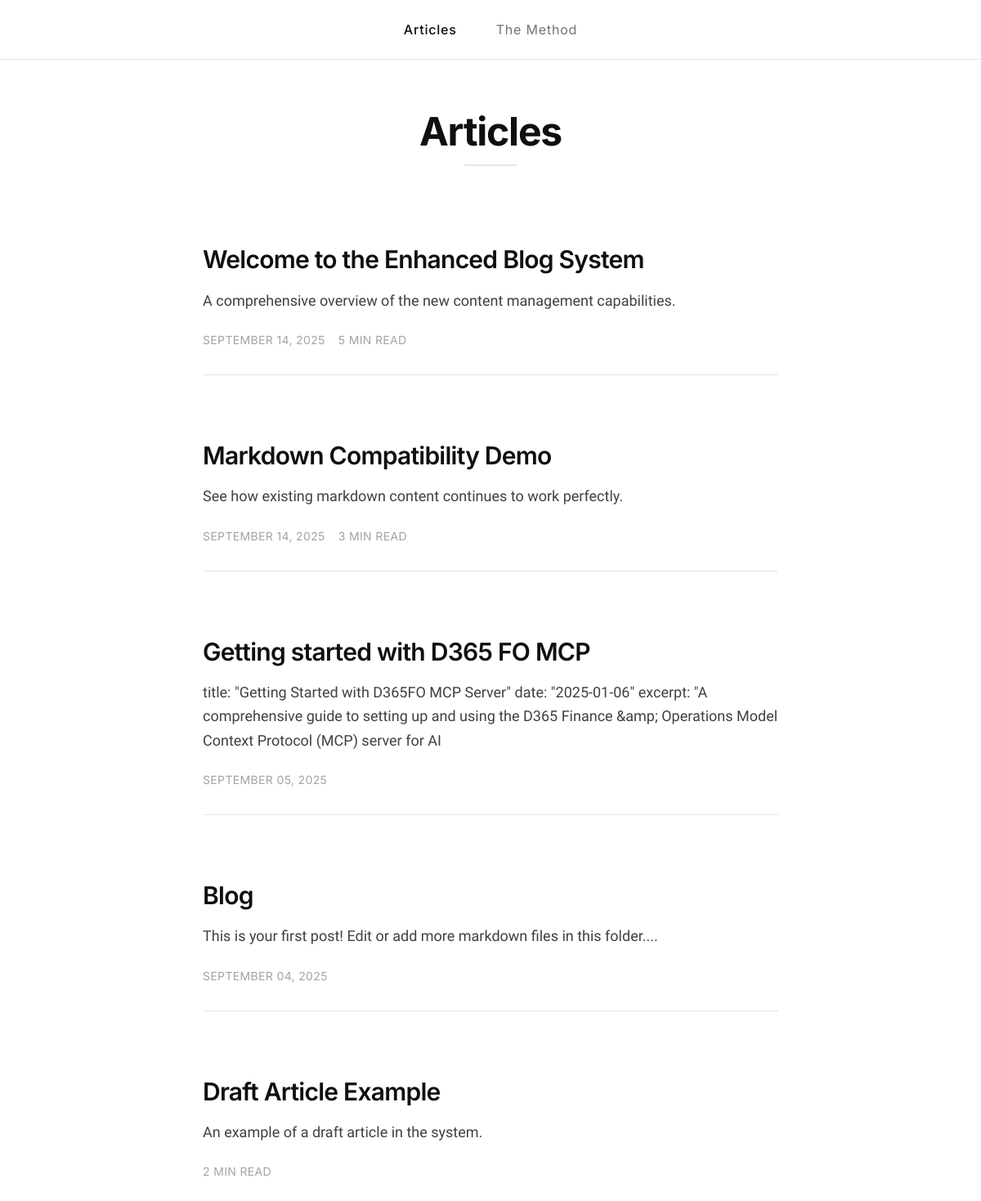
Page /blog on the committed database.
### models/navigation.py (models this page shows, shortened)
class NavigationItem(db.Model):
    __tablename__ = 'navigation_items'
    id = db.Column(db.Integer, primary_key=True)
    label = db.Column(db.String(100), nullable=False)
    slug = db.Column(db.String(120), unique=True, index=True)
    url = db.Column(db.String(255))
    section = db.Column(db.String(50), index=True)  # e.g., blog, tom_method, portfolio
    is_external = db.Column(db.Boolean, default=False)
    is_visible = db.Column(db.Boolean, default=True)
    position = db.Column(db.Integer, default=0, index=True)
    created_at = db.Column(db.DateTime, default=datetime.utcnow)
    updated_at = db.Column(db.DateTime, default=datetime.utcnow, onupdate=datetime.utcnow)
    def effective_url(self):
        if self.url:
            return self.url
        if self.section:
            return self._section_to_url(self.section)
        return '#'
    @staticmethod
    def _section_to_url(section):
        mapping = {
            'home': '/',
            'blog': '/blog',
            'tom_method': '/tom-method',
            'portfolio': '/portfolio',
        }
        return mapping.get(section, '/')

### models/article.py (models this page shows, shortened)
class Article(db.Model):
    __tablename__ = 'articles'
    id = db.Column(db.Integer, primary_key=True)
    title = db.Column(db.String(200), nullable=False)
    slug = db.Column(db.String(200), unique=True, nullable=False)
    subtitle = db.Column(db.Text)
    content_type = db.Column(db.String(20), default='markdown')  # 'markdown' or 'editorjs'
    content_json = db.Column(db.JSON)  # For EditorJS blocks
    content_markdown = db.Column(db.Text)  # For Markdown content
    excerpt = db.Column(db.Text)
    reading_time = db.Column(db.String(20))
    author = db.Column(db.String(100))
    status = db.Column(db.String(20), default='draft')  # 'draft', 'published', 'archived'
    section = db.Column(db.String(50), default='blog', index=True)  # blog, tom_method, portfolio, etc.
    subsection = db.Column(db.String(100))  # additional grouping (e.g., portfolio category)
    chapter_slug = db.Column(db.String(100), index=True)  # for TOM Method chapters
    chapter_order = db.Column(db.Integer)  # order within chapter
    featured_order = db.Column(db.Integer)  # ordering for featured lists/landing pages
    published_at = db.Column(db.DateTime)
    created_at = db.Column(db.DateTime, default=datetime.utcnow)
    updated_at = db.Column(db.DateTime, default=datetime.utcnow, onupdate=datetime.utcnow)
    meta_description = db.Column(db.Text)
    meta_keywords = db.Column(db.Text)
    tags = db.relationship('Tag', secondary='article_tags', back_populates='articles')
    def render_html(self) -> str:
        if self.content_type == 'editorjs' and self.content_json:
            from services.content_converter import EditorJSConverter
            converter = EditorJSConverter()
            return converter.to_html(self.content_json)
        elif self.content_type == 'markdown' and self.content_markdown:
            md = markdown.Markdown(extensions=[
                'markdown.extensions.fenced_code',
                'markdown.extensions.codehilite',
                'markdown.extensions.toc',
                'markdown.extensions.tables'
            ])
            return md.convert(self.content_markdown)
        return ''
    def get_content_data(self) -> Dict[str, Any]:
        if self.content_type == 'editorjs':
            return self.content_json or {'blocks': [], 'version': '2.28.2'}
        return {
            'blocks': [
                {
                    'type': 'paragraph',
                    'data': {'text': self.content_markdown or ''}
                }
            ],
            'version': '2.28.2'
        }
    def to_dict(self, include_content=False) -> Dict[str, Any]:
        data = {
            'id': self.id,
            'title': self.title,
            'slug': self.slug,
            'subtitle': self.subtitle,
            'excerpt': self.excerpt,
            'reading_time': self.reading_time,
            'author': self.author,
            'status': self.status,
            'published_at': self.published_at.isoformat() if self.published_at else None,
            'section': self.section,
            'subsection': self.subsection,
            'chapter_slug': self.chapter_slug,
            'chapter_order': self.chapter_order,
            'featured_order': self.featured_order,
            'created_at': self.created_at.isoformat() if self.created_at else None,
            'updated_at': self.updated_at.isoformat() if self.updated_at else None,
            'content_type': self.content_type,
            'tags': [tag.name for tag in self.tags]
        }
        if include_content:
            data['content'] = self.get_content_data()
            data['html'] = self.render_html()
        return data

### app_new.py (the view)
    @app.route('/blog')
    def blog():
        posts = fetch_blog_posts()
        return render_template('blog.html', posts=posts)

### services/content_converter.py (called while the page is built)
    def to_html(self, data: Dict[str, Any]) -> str:
        if not isinstance(data, dict) or 'blocks' not in data:
            return ''
        blocks = data.get('blocks', [])
        html_blocks = []
        for block in blocks:
            if not isinstance(block, dict):
                continue
            block_type = block.get('type', '')
            block_data = block.get('data', {})
            if block_type in self.block_handlers:
                html_content = self.block_handlers[block_type](block_data)
                if html_content:
                    html_blocks.append(html_content)
        return '\n'.join(html_blocks)

    def _escape_html(self, text: str) -> str:
        if not text:
            return ''
        return html.escape(text)

    def _process_inline_formatting(self, text: str) -> str:
        if not text:
            return ''
        allowed_tags = ['b', 'i', 'em', 'strong', 'a', 'code', 'mark']
        escaped = html.escape(text)
        for tag in allowed_tags:
            escaped = re.sub(f'&lt;{tag}&gt;', f'<{tag}>', escaped)
            escaped = re.sub(f'&lt;/{tag}&gt;', f'</{tag}>', escaped)
            escaped = re.sub(f'&lt;{tag} ([^&]*)&gt;', f'<{tag} \\1>', escaped)
        return escaped

    def _handle_paragraph(self, data: Dict[str, Any]) -> str:
        text = self._process_inline_formatting(data.get('text', ''))
        if not text.strip():
            return ''
        return f'<p class="article-prose">{text}</p>'

    def _handle_header(self, data: Dict[str, Any]) -> str:
        text = self._escape_html(data.get('text', ''))
        level = data.get('level', 1)
        if not text.strip():
            return ''
        return f'<h{level} class="article-prose">{text}</h{level}>'

    def _handle_list(self, data: Dict[str, Any]) -> str:
        items = data.get('items', [])
        list_type = data.get('style', 'unordered')
        if not items:
            return ''
        tag = 'ol' if list_type == 'ordered' else 'ul'
        html_items = []
        for item in items:
            item_text = self._process_inline_formatting(item)
            if item_text.strip():
                html_items.append(f'<li>{item_text}</li>')
        if not html_items:
            return ''
        return f'<{tag} class="article-prose">{"".join(html_items)}</{tag}>'

    def _handle_delimiter(self, data: Dict[str, Any]) -> str:
        return '<hr>'

### templates/blog.html (shortened to what this page needs)
{% extends "base.html" %}
{% block content %}
<div class="max-w-3xl mx-auto px-8 py-16">
    <header class="text-center mb-16">
        <h1 class="text-5xl font-sans font-bold text-text-primary mb-4 tracking-tight">Articles</h1>
        <div class="w-16 h-0.5 bg-border-subtle mx-auto"></div>
    </header>
{% if posts %}
    <div class="space-y-12">
        {% for post in posts %}
        <article class="py-8 border-b border-border-subtle last:border-b-0 group hover:pl-4 transition-all duration-300 relative">
            <h2 class="text-3xl font-sans font-semibold text-text-primary mb-4 leading-tight tracking-tight">
                <a href="{{ post.url }}" class="hover:text-text-muted transition-colors">
                    {{ post.title }}
                </a>
            </h2>
            {% if post.excerpt %}
                <p class="text-lg text-text-secondary mb-6 leading-relaxed max-w-reading">
                    {{ post.excerpt }}
                </p>
            {% endif %}
            <div class="text-sm text-text-light font-sans tracking-wide uppercase flex flex-wrap gap-4">
                {% if post.display_date %}
                    <span>{{ post.display_date }}</span>
                {% endif %}
                {% if post.reading_time %}
                    <span>{{ post.reading_time }}</span>
                {% endif %}
            </div>
        </article>
        {% endfor %}
    </div>
{% endif %}
</div>
{% endblock %}

### templates/base.html (shortened to what this page needs)
<!DOCTYPE html>
<html lang="en">
<head>
    <link rel="stylesheet" href="{{ url_for('static', filename='css/style.css') }}">
    <link rel="stylesheet" href="{{ url_for('static', filename='css/article.css') }}">
    <script src="https://cdn.tailwindcss.com"></script>
</head>
<body class="font-serif text-lg leading-relaxed text-text-primary bg-paper antialiased">
    <header class="sticky top-0 z-50 bg-white/95 backdrop-blur-sm border-b border-border-subtle">
        <nav class="max-w-4xl mx-auto px-8 py-6">
            <div class="flex justify-center gap-12">
                {% if navigation_items %}
                    {% for item in navigation_items %}
                        {% set href = item.url %}
                        {% set is_home = item.active_pattern == '/' %}
                        {% set is_active = (is_home and request.path == '/') or (not is_home and item.active_pattern and request.path.startswith(item.active_pattern)) %}
                        <a href="{{ href }}"
                           class="text-text-muted hover:text-text-primary transition-colors font-sans text-base tracking-wider {% if is_active %}text-text-primary font-medium{% endif %}"
                           {% if item.is_external %}target="_blank" rel="noopener noreferrer"{% endif %}>
                            {{ item.label }}
                        </a>
                    {% endfor %}
                {% else %}
                    <a href="/" class="text-text-muted hover:text-text-primary transition-colors font-sans text-base tracking-wider {% if request.path == '/' %}text-text-primary font-medium{% endif %}">Home</a>
                {% endif %}
            </div>
        </nav>
    </header>
    <main class="min-h-screen">
        {% block content %}{% endblock %}
    </main>
</body>
</html>

### static/css/style.css (style rules this page uses)
* { margin: 0; padding: 0; box-sizing: border-box; }
body { font-family: 'Charter', 'Georgia', 'Times New Roman', serif; font-weight: 400; line-height: 1.75; color: #1a1a1a; background-color: #fefefe; font-size: 18px; -webkit-font-smoothing: antialiased; -moz-osx-font-smoothing: grayscale; }
h1, h2, h3, h4, h5, h6 { font-family: 'Inter', -apple-system, BlinkMacSystemFont, 'Segoe UI', sans-serif; font-weight: 500; line-height: 1.4; color: #1a1a1a; margin-bottom: 1.5rem; margin-top: 0rem; letter-spacing: -0.01em; }
h1 { font-size: 2.25rem; font-weight: 600; margin-top: 0; line-height: 1.3; margin-bottom: 2rem; }
h2 { font-size: 1.625rem; margin-top: 4rem; margin-bottom: 2rem; font-weight: 500; }
p { margin-bottom: 1.5em; color: #2a2a2a; font-size: 1em; line-height: 1.75; }
:root { --paper: #ffffff; --cream: #fafafa; --light-gray: #f8f8f8; --border-subtle: #e5e5e5; --text-primary: #0f0f0f; --text-secondary: #404040; --text-muted: #737373; --text-light: #a3a3a3; --accent: #0f172a; --accent-hover: #1e293b; --accent-light: #f8fafc; --border-elegant: #e5e5e5; --highlight: #fafafa; }

### rows in the picture
NavigationItem: label "Articles"
NavigationItem: label "The Method"
Article: title "Welcome to the Enhanced Blog System", excerpt "A comprehensive overview of the new content management capabilities.", display_date "SEPTEMBER 14, 2025", reading_time "5 MIN READ"
Article: title "Markdown Compatibility Demo", excerpt "See how existing markdown content continues to work perfectly.", display_date "SEPTEMBER 14, 2025", reading_time "3 MIN READ"
Article: title "Getting started with D365 FO MCP", excerpt "title: \"Getting Started with D365FO MCP Server\" date: \"2025-01-06\" excerpt: \"A comprehensive guide to setting up and using the D365 Finance &amp; Operations Model Context Protocol (MCP) server for AI", display_date "SEPTEMBER 05, 2025"
Article: title "Blog", excerpt "This is your first post! Edit or add more markdown files in this folder....", display_date "SEPTEMBER 04, 2025"
Article: title "Draft Article Example", excerpt "An example of a draft article in the system.", reading_time "2 MIN READ"
